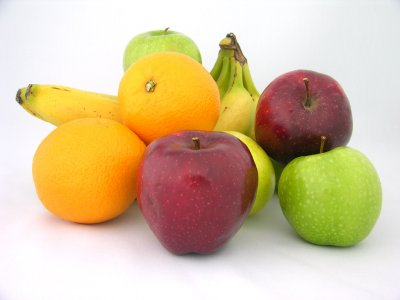
//> input picture 11_2023-06-28/prg/extractRegion/fruit_image.jpg, 400 x 300 px
$ ./extractRegion   (built with g++ and OpenCV 4)
//> lines starting //> are read from the running program, lines starting //| are printed output that depends on the picture; after the words box and inside, x2 and y2 are one past the last pixel; in counts of white or black regions, pixels touching at a corner belong together
#include <iostream>
#include <opencv2/opencv.hpp>
#define FILE_NAME "../fruit_image.jpg"

//ウィンドウ名
#define WINDOW_NAME_INPUT "input"
#define WINDOW_NAME_OUTPUT "output"

#define R_MIN (100) //Rのしきい値
#define G_MIN (30) //Gのしきい値
#define G_MAX (100) //Gのしきい値
#define B_MIN (50) //Bのしきい値
#define B_MAX (100) //Bのしきい値
#define WHITE_PIXEL (255) // 出力画像の値（白）

int main(int argc, const char * argv[]) {
    //変数の宣言
    int x, y; //走査用
    cv::Vec3b p; //色値

    //画像の宣言 (入力画像，出力画像)
    cv::Mat src_img, dst_img;

    // 1. カラー画像の入力
    src_img = cv::imread(FILE_NAME, cv::IMREAD_COLOR);
//> src_img is the input picture: 300 rows x 400 cols, CV_8UC3; mean B, G, R 155.7, 193, 214.5
    if (src_img.empty()) { //入力失敗の場合
        fprintf(stderr, "Cannot read image file: %s.\n", FILE_NAME);
        return (-1);
    }

    // 2. 出力二値画像の領域を確保（初期値ゼロ：黒）
    dst_img = cv::Mat::zeros(src_img.size(), CV_8UC1);

    // 3. しきい値処理
    for (y=0; y<src_img.rows; y++) {
        for (x=0; x<src_img.cols; x++) {
            p = src_img.at<cv::Vec3b>(y, x);
            if(R_MIN <= p[2]){
                if(G_MIN <= p[1] && p[1] <= G_MAX){
                    if(B_MIN <= p[0] && p[0] <= B_MAX){
                        dst_img.at<uchar>(y, x) = 255;
                    }
                }
            }
        }
    }
//> this loop made 300 passes
//> p on passes 1 to 3: [221, 215, 210], [223, 217, 212], [223, 219, 214]
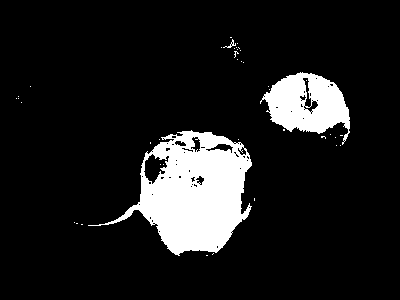
//> dst_img: 300 rows x 400 cols, CV_8UC1; 11.6% white; 41 white regions (38 under 20 px), largest, box (x1, y1, x2, y2) and area: (88, 130, 252, 256) 10123, (260, 72, 350, 145) 3672, (223, 39, 236, 48) 31
//> after the loop, p = [242, 230, 236]

    // 4. 表示
    cv::imshow(WINDOW_NAME_INPUT , src_img);//入力画像の表示
    cv::imshow(WINDOW_NAME_OUTPUT, dst_img);//出力画像の表示
    cv::waitKey(); //キー入力待ち (止める)

    return 0;
}
